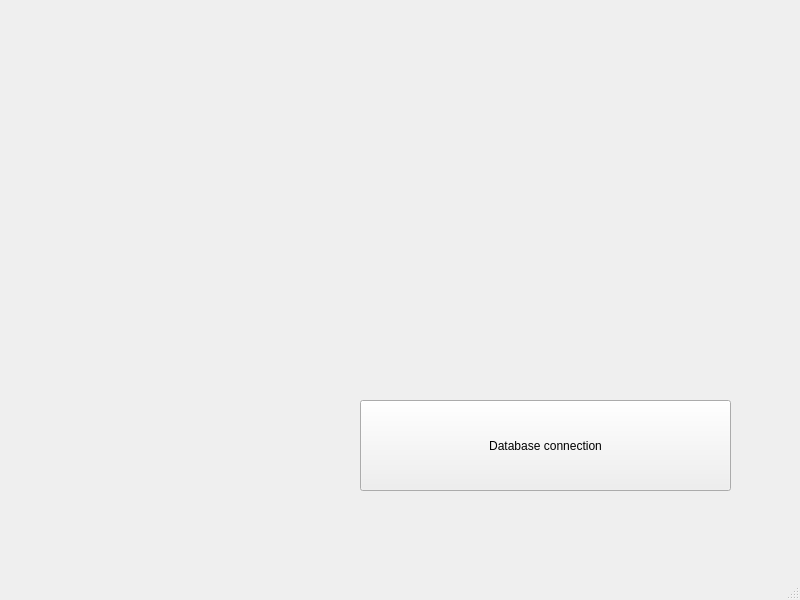
<?xml version="1.0" encoding="UTF-8"?>
<ui version="4.0">
 <class>MainWindow</class>
 <widget class="QMainWindow" name="MainWindow">
  <property name="geometry">
   <rect>
    <x>0</x>
    <y>0</y>
    <width>800</width>
    <height>600</height>
   </rect>
  </property>
  <property name="windowTitle">
   <string>MainWindow</string>
  </property>
  <widget class="QWidget" name="centralwidget">
   <widget class="QPushButton" name="pushButton">
    <property name="geometry">
     <rect>
      <x>360</x>
      <y>400</y>
      <width>371</width>
      <height>91</height>
     </rect>
    </property>
    <property name="text">
     <string>Database connection</string>
    </property>
   </widget>
  </widget>
  <widget class="QMenuBar" name="menubar">
   <property name="geometry">
    <rect>
     <x>0</x>
     <y>0</y>
     <width>800</width>
     <height>30</height>
    </rect>
   </property>
  </widget>
  <widget class="QStatusBar" name="statusbar"/>
 </widget>
 <resources/>
 <connections/>
</ui>
